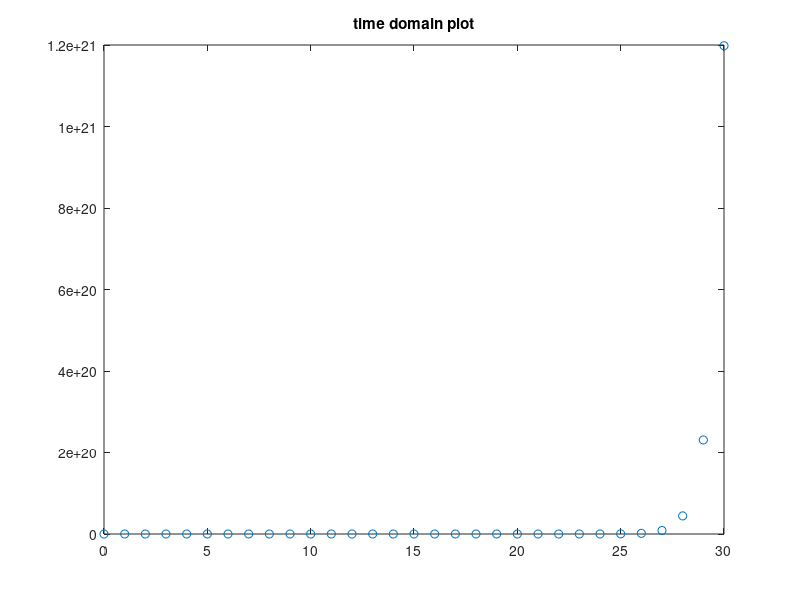
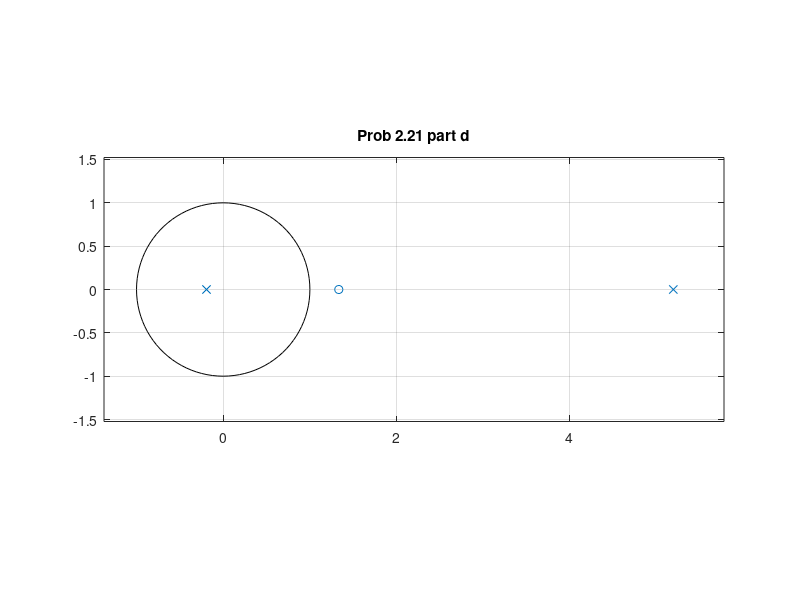

Recreate these plots in MATLAB, in order. (Note: this script raises an error after producing the figures.)
% chap2_21d.m  - Prob 2.21 part d - Blandford
% EECE 4510 / 5510 - Marquette University
% Fred J. Frigo
% Sep - 2019, 2022
% 
% y[n] = 5y[n-1] + y[n-2] + 3x[n-1] -4x[n-2]
% y[n]  -5y[n-1] - y[n-2] = 3x[n-1] -4x[n-2]
% Y(z)(1 - 5z^-1 -z^-2) = X(z)(3z^-1 - 4z^-2)
% Y(z)/X(z) = (3z^-1 - 4z^-2) / (1 - 5z^-1 -z^-2)

num = [0.0  3.0 -4.0];
den = [1.0 -5.0 -1.0];

x= zeros(1,31); 
x(1)=1; % System is BIBO stable if the impulse response goes to zero with time.
k=0:30; % x-axis for plot

y = filter( num, den, x); 
figure();
plot(k,y, 'o');
title("time domain plot");

figure();
zplane(num, den);
title("Prob 2.21 part d")
Ts = 0.01;
sys = tf(num, den, Ts);

linearSystemAnalyzer(sys);

